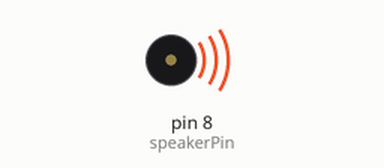
This sketch was run on a simulated Arduino Uno, built with avr-gcc and run on an emulated ATmega328P. Shown: buzzer (waves = sounding).

Above: at 0.8 s.
At 4.27 s:
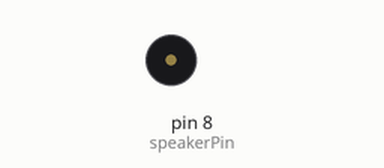
Timing chart, 0 to 5.0 s (numbered marks = the images above):
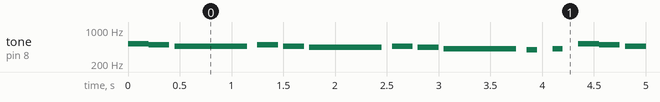

The sketch:

9b.ino
```cpp
int speakerPin = 8;
void setup() {
  pinMode(speakerPin, OUTPUT);
}
void loop() {
  tone(speakerPin, 523, 200);
  delay(200);
  tone(speakerPin, 493, 200);
  delay(250);
  tone(speakerPin, 466, 700);
  delay(800);
  tone(speakerPin, 493, 200);
  delay(250);
  tone(speakerPin, 466, 200);
  delay(250);
  tone(speakerPin, 440, 700);
  delay(800);
  tone(speakerPin, 466, 200);
  delay(250);
  tone(speakerPin, 440, 200);
  delay(250);
  tone(speakerPin, 415, 700);
  delay(800);
  tone(speakerPin, 392, 100);
  delay(250);
  tone(speakerPin, 415, 100);
  delay(250);
}
```

Measured:
- by itself, tone on pin 8 (speakerPin): plays 523 Hz for 0.20 s, 493 Hz for 0.20 s, 466 Hz for 0.70 s, 493 Hz for 0.20 s, 466 Hz for 0.20 s, 440 Hz for 0.70 s … (328 notes in this stretch)
